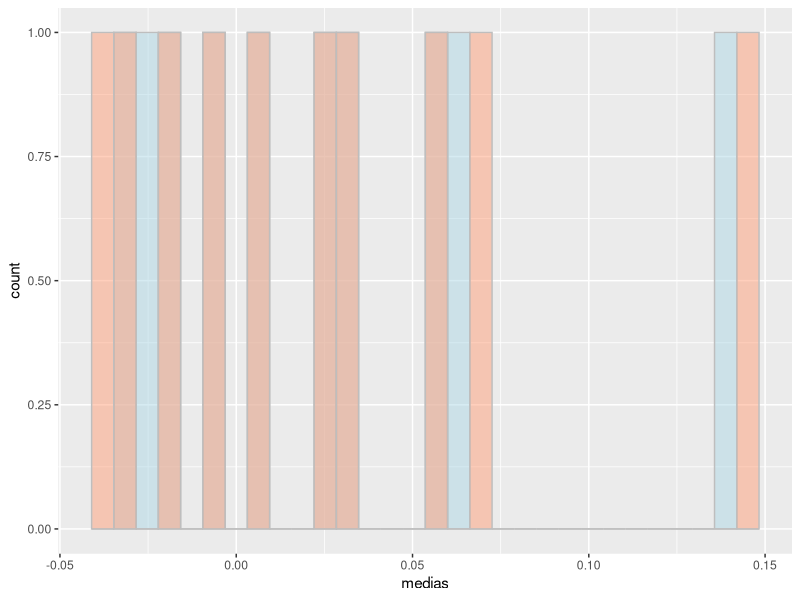
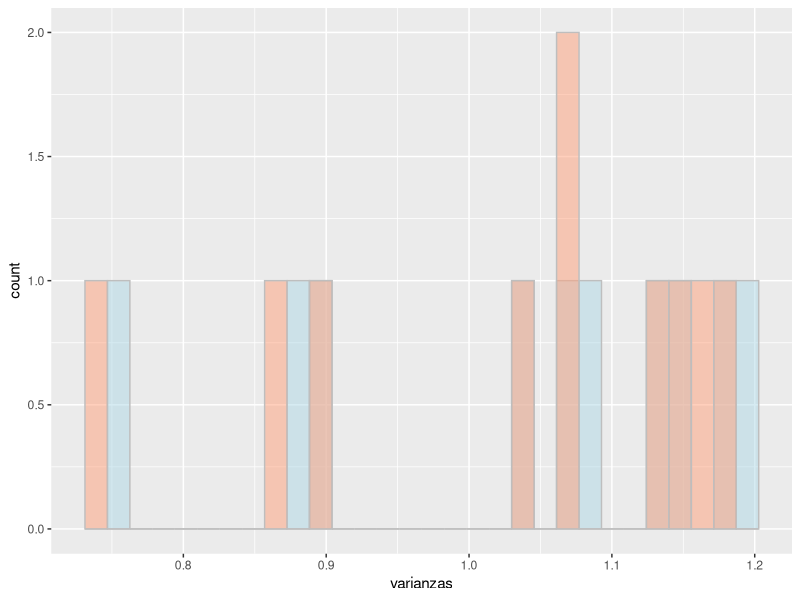

The R script that drew these images, in order:
library(tidyverse)

simulacion=rnorm(100000)

medias=NULL
medias.2=NULL
varianzas=NULL
varianzas.2=NULL

for (i in 1:10) {
  muestra=sample(simulacion, 100)
  n=length(muestra)
  media=mean(muestra)
  media2=sum(muestra)/(n-5)
  varianza=var(muestra)
  varianza.2=sum((muestra-media)^2)/n
  medias=c(medias,media)
  medias.2=c(medias.2,media2)
  varianzas=c(varianzas,varianza)
  varianzas.2=c(varianzas.2,varianza.2)
}
mean(medias)
mean(medias.2)
mean(varianzas)
mean(varianzas.2)

ggplot()+geom_histogram(aes(x=medias),fill='lightblue', colour='gray',alpha=0.5)+
  geom_histogram(aes(x=medias.2),fill='lightsalmon', colour='gray', alpha=0.5)

ggplot()+geom_histogram(aes(x=varianzas),fill='lightblue', colour='gray',alpha=0.5)+
  geom_histogram(aes(x=varianzas.2),fill='lightsalmon', colour='gray', alpha=0.5)